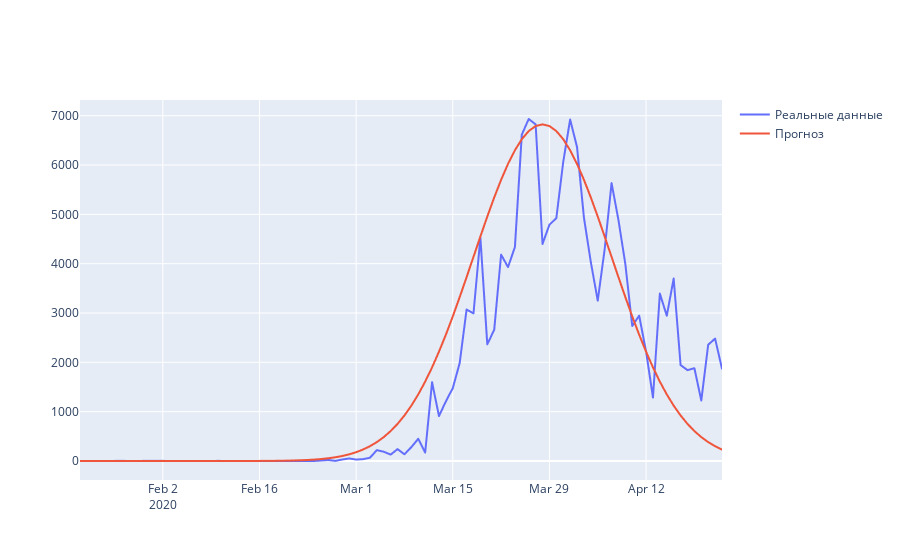

The notebook cell this image was saved under:
### Code cell
#Ещё одна визуализцая графика нормального распределения, на которой можно играться с параметрами 
#и смотреть что будет. Поидее не нужна
import numpy as np
import plotly.graph_objects as go
import datetime

x = [datetime.datetime(year=2020, month=1, day=21)]
for i in range(len(recs)):
    x.append(x[-1]+datetime.timedelta(days=1))

n_c = np.zeros(shape=(len(inc),))
for i in range(len(n_c)):
    n_c[i] = 6824.0*math.exp(-0.005*((i-67.0)**2))
    
fig = go.Figure()
fig.add_trace(go.Scattergl(
    x=x,
    y = inc,
    name = 'Реальные данные',
))
fig.add_trace(go.Scattergl(
    x=x,
    y = n_c,
    name = 'Прогноз',
))
